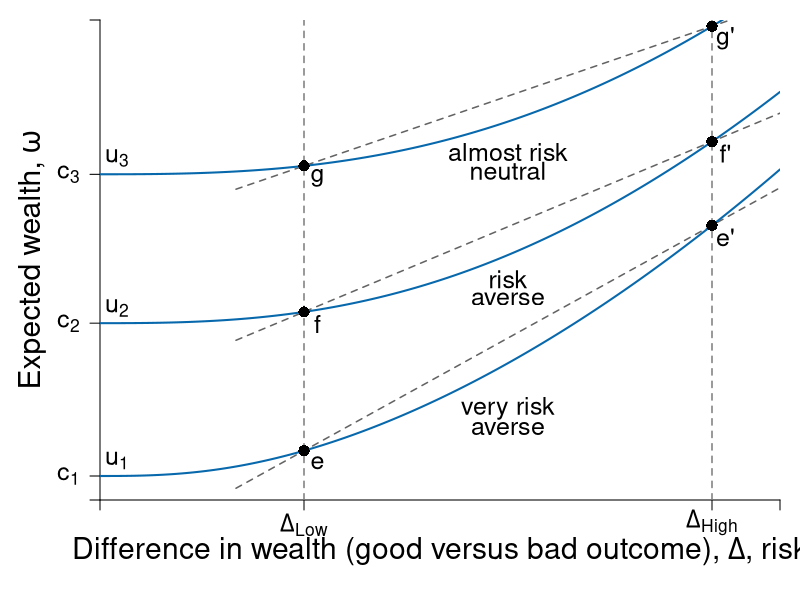

The R source for this figure:
#' Graph Designer: Scott Cohn
#' Authors: Bowles and Halliday
#' Title: Coordination, Conflict and Competition: A Text in Microeconomics

library("shape")

pdf(file = "risk/risks_low_very.pdf", width = 9, height = 7)

# Set parameters for graphics
axislabelsize <- 1.8
labelsize <- 1.5
namesize <- 1.8
annotatesize <- 1.5
graphlinewidth <- 2
segmentlinewidth <- 1.5

COL <- c("#7fc97f", "#beaed4", "#fdc086", "#ffff99", "#386cb0", "#f0027f", "#bf5b17", "#666666")
COLA <- c("#e0f3db", "#99d8c9","#66c2a4","#41ae76", "#238b45", "#005824")
COLB <- c("#c6dbef", "#4eb3d3", "#2b8cbe", "#0868ac","#084081")
COLC <- c("#fcfbfd", "#efedf5", "#dadaeb", "#bcbddc", "#9e9ac8", "#807dba", "#6a51a3", "#54278f", "#3f007d")
grays <- gray.colors(25, start = 1, end = 0, alpha = 1)

a <- c(2, 4, 6)
par(mar =  c(5, 5, 1, 1))
xlims <- c(0, 10)
ylims <- c(0, 20)


u <- function(y, delta, a = 1.5, b = 0.1, c = 2){
  y^a - b * delta^c
}

indiff <- function(u, delta, a = 1.5, b = 0.1, c = 2){
  (u + b * delta^c )^(1/a)
}

slopeA <- function(g, slope1 = 0.25, slope2 = 0.08){
  slope1 + 2*slope2*g
}
 
indiffA2 <- function(g, intercept = 7.8, slope1 = 0.25, slope2 = 0.055){
  intercept  + slope1*g + slope2*g^2
}

slopeA2 <- function(g, slope1 = 0.25, slope2 = 0.055){
  slope1 + 2*slope2*g
}


slopeA3 <- function(g, slope1 = 0.25, slope2 = 0.01){
  slope1 + 2*slope2*g
}

tangentline <- function(b, m, x){
  m*x + b
}

#Plot command 
plot(0, 0, xlim = xlims, ylim = ylims, 
     type = "n",
     xlab = expression(paste("")),
     ylab = expression(paste("")), 
     axes = FALSE,
     cex.lab = axislabelsize, 
     bty = "n", 
     xaxs = "i", 
     yaxs = "i"
)

ticksx <- c(0, 3, 9, xlims[2])
xlabels <- c(NA, expression(paste(Delta[Low])), expression(paste(Delta[High])), NA)
ticksy <- c(0, 1, 7.368, 13.57, ylims[2])
ylabels <- c(NA, expression(paste(c[1])), expression(paste(c[2])), expression(paste(c[3])), NA)

axis(1, at = ticksx, pos = 0, labels = xlabels, cex.axis = labelsize)
axis(2, at = ticksy, pos = 0, labels = ylabels, las = 1, cex.axis = labelsize)

#Axis labels and draw linear utility function
mtext(expression(paste("Difference in wealth (good versus bad outcome), ", Delta, ", risk")), side = 1, line = 2.5, cex = axislabelsize)
text(-1, 0.5*ylims[2], expression(paste("Expected wealth, ", omega)), xpd = TRUE, cex = axislabelsize, srt = 90) 


npts <- 500 
xx1 <- seq(xlims[1], xlims[2], length.out = npts)
xx2 <- seq(2, 10, length.out = npts)


# Dashed
segments(3, 0, 3, ylims[2], lty = 2, col = grays[20], lwd = segmentlinewidth)
segments(9, 0, 9, ylims[2], lty = 2, col = grays[20], lwd = segmentlinewidth)


lines(xx2, tangentline(b = -2.64, m = 1.565, x = xx2), col = grays[22], lwd = segmentlinewidth, lty = 2)
lines(xx2, tangentline(b = 4.289, m = 1.183, x = xx2), col = grays[22], lwd = segmentlinewidth, lty = 2)
lines(xx2, tangentline(b = 11.01, m = 0.97, x = xx2), col = grays[22], lwd = segmentlinewidth, lty = 2)

# Indiff curves
for (u in c(1, 20, 50) ) {
  lines(xx1, indiff(u, xx1, c = 2.7), col = COLB[4], lwd = graphlinewidth, lty = 1)  
}

# Points + Labels
points(3, indiff(1, 3, c = 2.7), pch = 16, col = "black", cex = 1.5)
text(3 + 0.2, indiff(1, 3, c = 2.7) - 0.5, expression(e), cex = labelsize) # e
points(9, indiff(1, 9, c = 2.7), pch = 16, col = "black", cex = 1.5)
text(9 + 0.2, indiff(1, 9, c = 2.7) - 0.5, expression("e'"), cex = labelsize) # e'

points(3, indiff(20, 3, c = 2.7), pch = 16, col = "black", cex = 1.5)
text(3 + 0.2, indiff(20, 3, c = 2.7) - 0.5, expression(f), cex = labelsize) # f
points(9, indiff(20, 9, c = 2.7), pch = 16, col = "black", cex = 1.5)
text(9 + 0.2, indiff(20, 9, c = 2.7) - 0.5, expression("f'"), cex = labelsize) # f'

points(3, indiff(50, 3, c = 2.7), pch = 16, col = "black", cex = 1.5)
text(3 + 0.2, indiff(50, 3, c = 2.7) - 0.5, expression(g), cex = labelsize) # g
points(9, indiff(50, 9, c = 2.7), pch = 16, col = "black", cex = 1.5)
text(9 + 0.2, indiff(50, 9, c = 2.7) - 0.5, expression("g'"), cex = labelsize) # g'

#Label value functions
text(0.25, 1.65, expression(u[1]), cex = labelsize)
text(6, 3.8, expression("very risk"), cex = labelsize)
text(6, 3, expression("averse"), cex = labelsize)

text(0.25, 8, expression(u[2]), cex = labelsize)
text(6, 9.2, expression("risk"), cex = labelsize)
text(6, 8.4, expression("averse"), cex = labelsize)


text(0.25, 14.25, expression(u[3]), cex = labelsize)
text(6, 14.5, expression("almost risk"), cex = labelsize)
text(6, 13.7, expression("neutral"), cex = labelsize)


dev.off()
